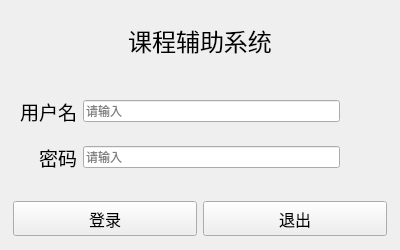
<?xml version="1.0" encoding="UTF-8"?>
<ui version="4.0">
 <class>page_login</class>
 <widget class="QWidget" name="page_login">
  <property name="geometry">
   <rect>
    <x>0</x>
    <y>0</y>
    <width>400</width>
    <height>250</height>
   </rect>
  </property>
  <property name="minimumSize">
   <size>
    <width>400</width>
    <height>250</height>
   </size>
  </property>
  <property name="maximumSize">
   <size>
    <width>400</width>
    <height>250</height>
   </size>
  </property>
  <property name="windowTitle">
   <string>登录</string>
  </property>
  <property name="windowIcon">
   <iconset resource="ImageResource.qrc">
    <normaloff>:/image/image/icon1.png</normaloff>:/image/image/icon1.png</iconset>
  </property>
  <property name="toolTip">
   <string>登录界面</string>
  </property>
  <layout class="QGridLayout" name="gridLayout_3">
   <item row="0" column="0">
    <widget class="QLabel" name="label">
     <property name="minimumSize">
      <size>
       <width>0</width>
       <height>60</height>
      </size>
     </property>
     <property name="maximumSize">
      <size>
       <width>16777215</width>
       <height>60</height>
      </size>
     </property>
     <property name="font">
      <font>
       <family>Agency FB</family>
       <pointsize>18</pointsize>
      </font>
     </property>
     <property name="text">
      <string>课程辅助系统</string>
     </property>
     <property name="alignment">
      <set>Qt::AlignCenter</set>
     </property>
    </widget>
   </item>
   <item row="1" column="0">
    <widget class="QWidget" name="widget_2" native="true">
     <layout class="QGridLayout" name="gridLayout_2">
      <item row="0" column="2">
       <widget class="QLineEdit" name="lineEdit">
        <property name="maxLength">
         <number>10</number>
        </property>
        <property name="placeholderText">
         <string>请输入</string>
        </property>
       </widget>
      </item>
      <item row="0" column="0" colspan="2">
       <widget class="QLabel" name="lab_user">
        <property name="font">
         <font>
          <family>Agency FB</family>
          <pointsize>14</pointsize>
         </font>
        </property>
        <property name="text">
         <string>用户名</string>
        </property>
       </widget>
      </item>
      <item row="0" column="3">
       <spacer name="horizontalSpacer">
        <property name="orientation">
         <enum>Qt::Horizontal</enum>
        </property>
        <property name="sizeType">
         <enum>QSizePolicy::Minimum</enum>
        </property>
        <property name="sizeHint" stdset="0">
         <size>
          <width>40</width>
          <height>20</height>
         </size>
        </property>
       </spacer>
      </item>
      <item row="1" column="2">
       <widget class="QLineEdit" name="lineEdit_2">
        <property name="maxLength">
         <number>12</number>
        </property>
        <property name="echoMode">
         <enum>QLineEdit::Password</enum>
        </property>
        <property name="placeholderText">
         <string>请输入</string>
        </property>
       </widget>
      </item>
      <item row="1" column="0" colspan="2">
       <widget class="QLabel" name="lab_password">
        <property name="font">
         <font>
          <family>Agency FB</family>
          <pointsize>14</pointsize>
         </font>
        </property>
        <property name="text">
         <string>密码</string>
        </property>
        <property name="alignment">
         <set>Qt::AlignRight|Qt::AlignTrailing|Qt::AlignVCenter</set>
        </property>
       </widget>
      </item>
     </layout>
    </widget>
   </item>
   <item row="2" column="0">
    <widget class="QWidget" name="widget" native="true">
     <property name="maximumSize">
      <size>
       <width>16777215</width>
       <height>40</height>
      </size>
     </property>
     <layout class="QGridLayout" name="gridLayout">
      <property name="leftMargin">
       <number>2</number>
      </property>
      <property name="topMargin">
       <number>0</number>
      </property>
      <property name="rightMargin">
       <number>2</number>
      </property>
      <property name="bottomMargin">
       <number>0</number>
      </property>
      <property name="verticalSpacing">
       <number>0</number>
      </property>
      <item row="0" column="0">
       <widget class="QPushButton" name="btn_login">
        <property name="minimumSize">
         <size>
          <width>0</width>
          <height>35</height>
         </size>
        </property>
        <property name="font">
         <font>
          <family>Agency FB</family>
          <pointsize>12</pointsize>
         </font>
        </property>
        <property name="text">
         <string>登录</string>
        </property>
       </widget>
      </item>
      <item row="0" column="1">
       <widget class="QPushButton" name="pushButton">
        <property name="minimumSize">
         <size>
          <width>0</width>
          <height>35</height>
         </size>
        </property>
        <property name="font">
         <font>
          <family>Agency FB</family>
          <pointsize>12</pointsize>
         </font>
        </property>
        <property name="text">
         <string>退出</string>
        </property>
       </widget>
      </item>
     </layout>
    </widget>
   </item>
  </layout>
 </widget>
 <resources>
  <include location="ImageResource.qrc"/>
 </resources>
 <connections/>
</ui>
